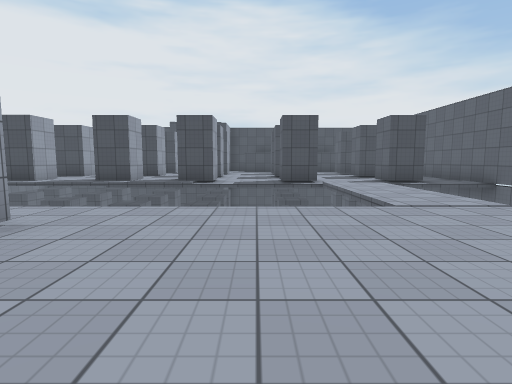
View 1 (above)

20 first-person views from a walk through a Unity game level. The camera is 1.2 m above the floor, tilts 6° down and sees 80° across. The floor is counted in squares, 2 m on a side. Each view is taken from the middle of a square. On the plan, view 1 faces up. The plan holds only what a view shows up to about 9 squares ahead; the rest is blank. The player is left out. Surface patterns are stand-ins for the level's own textures.

View 2
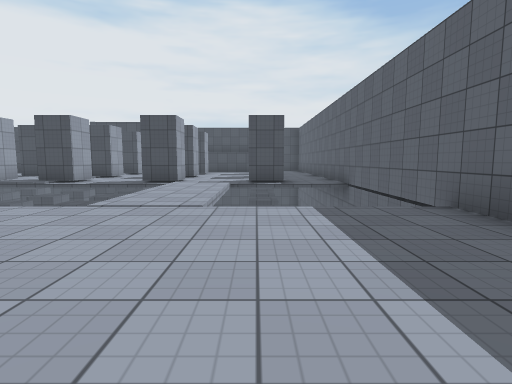

View 3
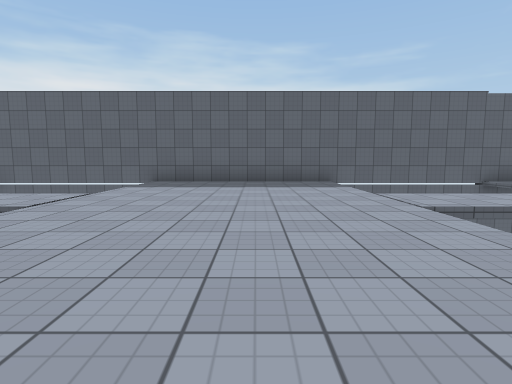

View 4
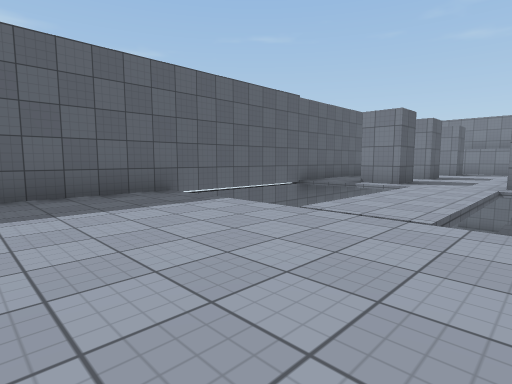

View 5
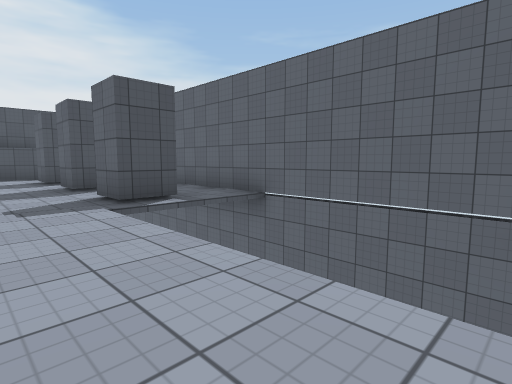

View 6
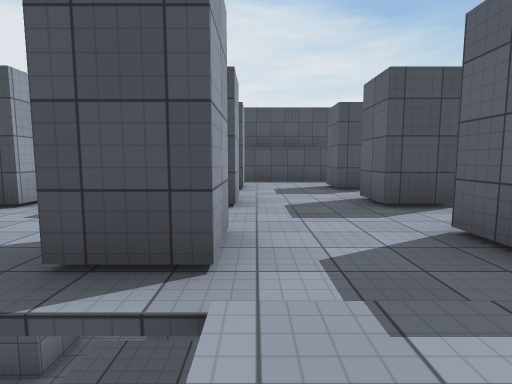

View 7
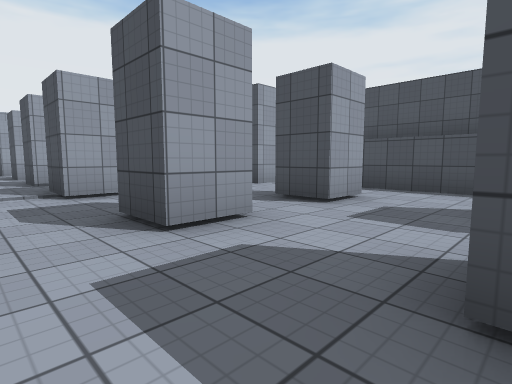

View 8
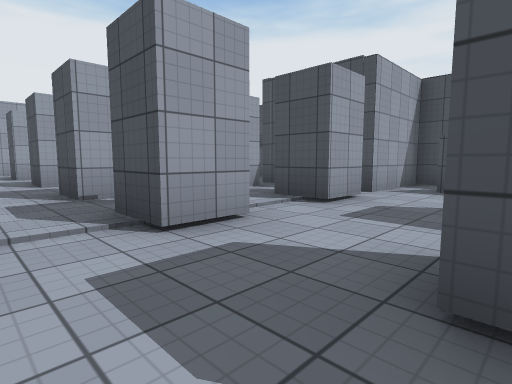

View 9
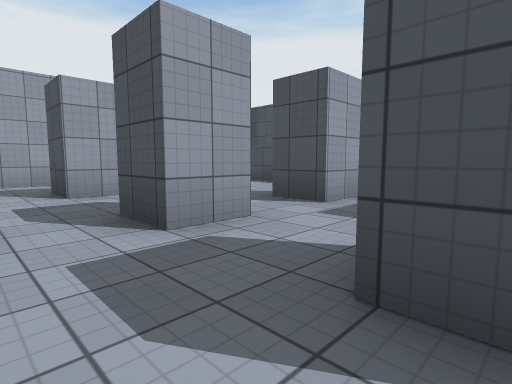

View 10
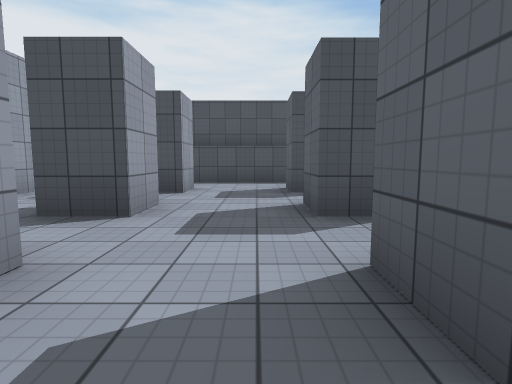

View 11
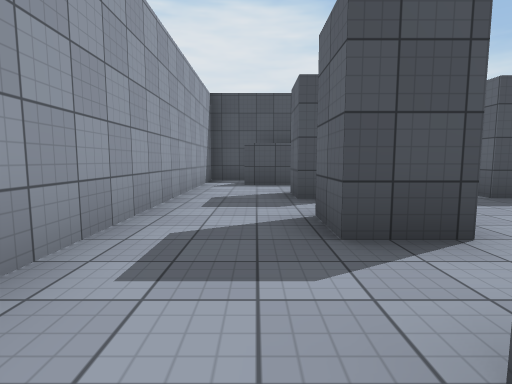

View 12
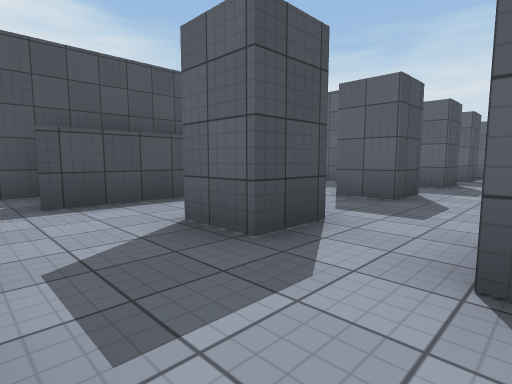

View 13
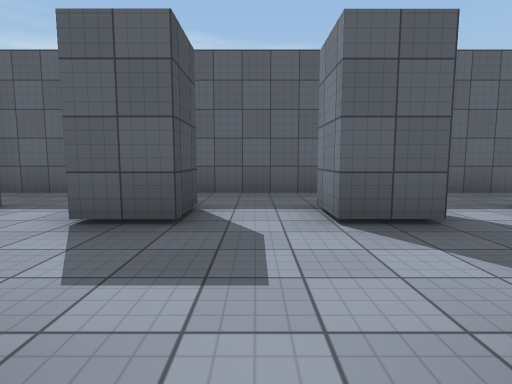

View 14
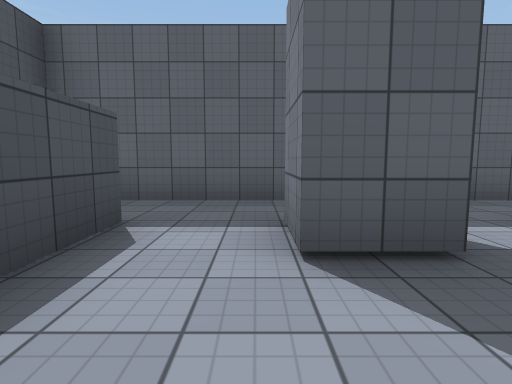

View 15
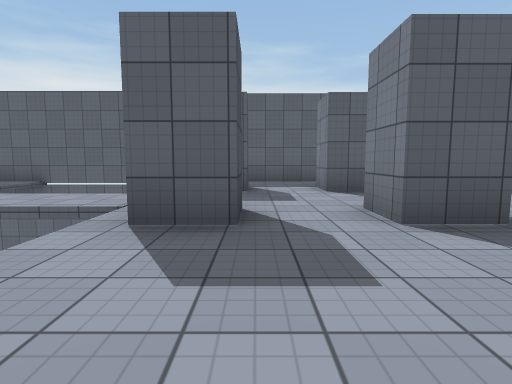

View 16
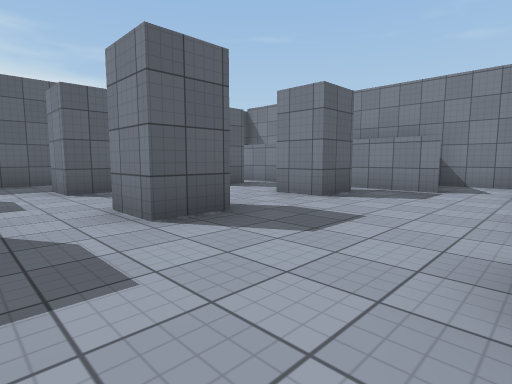

View 17
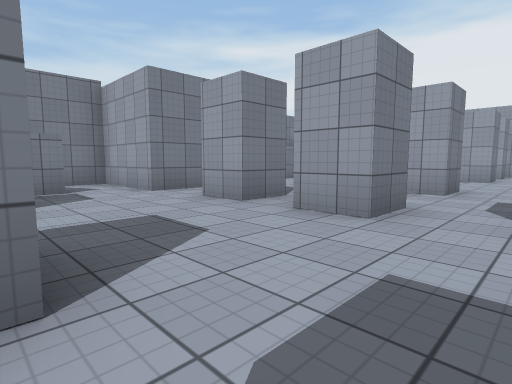

View 18
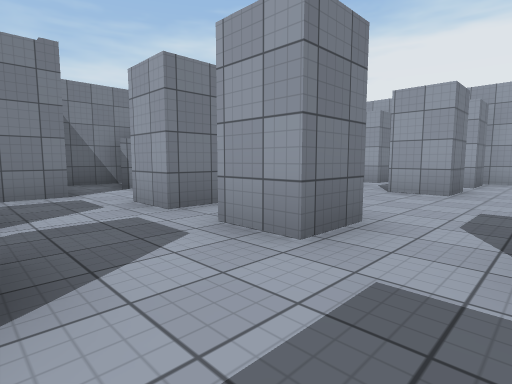

View 19
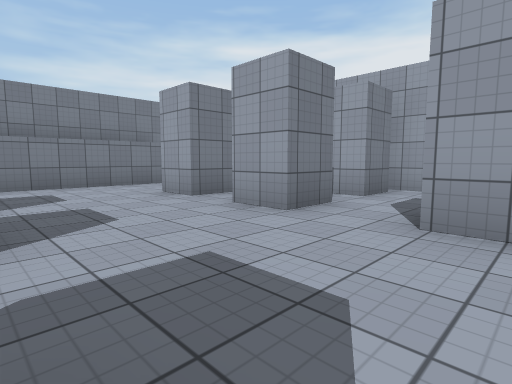

View 20
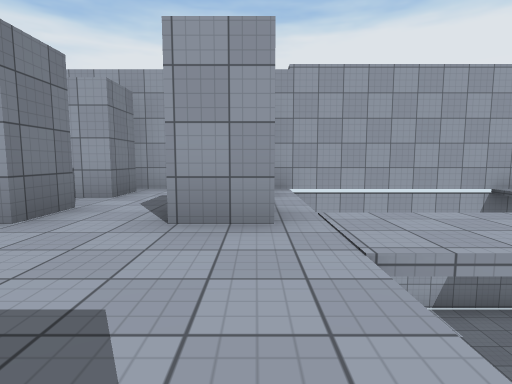

### Floor plan
Key: @ floor where view 1 was taken; # wall or solid block; x gap in a wall; . floor; / step, stairs or slope; v drop or lower ground.
Columns run from 13 left of view 1 to 7 right of it. Each row starts with its distance up from view 1.
 18 ###        ###      #
 17 #.#####  # #.######.#
 16 #........###........#
 15 #...................#
 14 #..#..#..#.#..#..#..#
 13 #...................#
 12 #..#..#..#.#..#..#..#
 11 #...................#
 10  ...................#
  9   .#..#..#.#..#..#..#
  8      .vvvvvvvvv//vvv#
  7                ..   #
  6                ..   #
  5                ..   #
  4           vvvvv..vvv#
  3           ..........#
  2           #.........#
  1            .........#
  0             .@......#
 -1 #..          .......#
 -2  vvv           ..   #
 -3  v             ..   #
 -4  v  ..         ..   #
 -5  xvv..v      vv..vvv#
 -6    .#...    ..#..#..#
 -7   ..................#
 -8 #...................#
 -9 # #.#...#.#...#..# .#
-10   ..............
-11   # #...#.#......
-12     ... ......#..#
-13    .... .###... ..
-14    #####.  #.##  ##
-15        ##  ###

Positions as (right, up) in squares from view 1, and headings:
1: (0, 0), facing up
2: (4, 0), facing up
3: (-2, 1), facing right
4: (1, 2), facing down-right
5: (2, 4), facing up-right
6: (2, 7), facing up
7: (4, 10), facing up-left
8: (1, 10), facing up-left
9: (-4, 10), facing up-left
10: (-8, 8), facing up
11: (-11, 9), facing up
12: (-12, 12), facing up-right
13: (1, 13), facing right
14: (2, 15), facing right
15: (-2, -7), facing right
16: (-2, -7), facing down-right
17: (1, -7), facing down-left
18: (-3, -7), facing down-left
19: (-6, -6), facing down-left
20: (-6, -6), facing left
